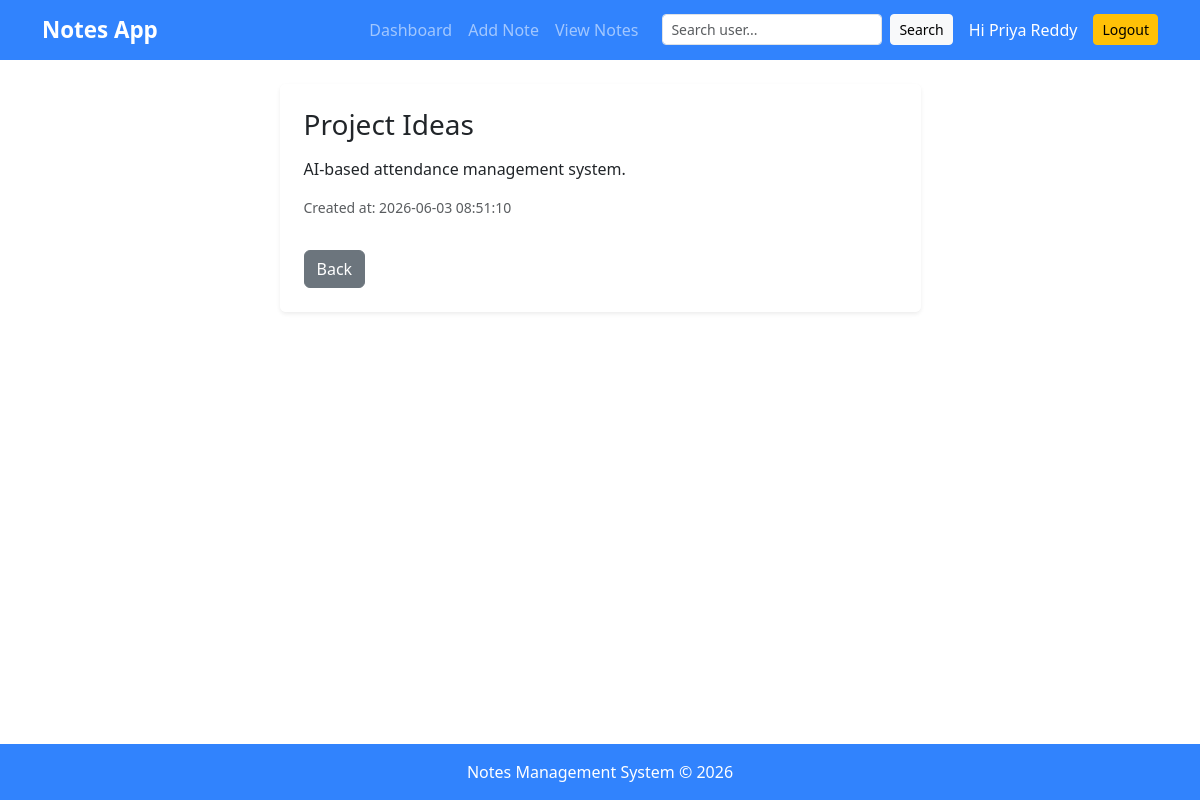
Screenshot of /viewnote/7 (signed in) with the database file from the repository.
### tables this page shows
CREATE TABLE notes(
    id INTEGER PRIMARY KEY AUTOINCREMENT,
    title TEXT NOT NULL,
    content TEXT NOT NULL,
    user_id INTEGER, created_at TEXT,
    FOREIGN KEY(user_id) REFERENCES users(id)
);

### app.py (the view)
@app.route('/viewnote/<int:note_id>')
@login_required
def viewnote(note_id):
    conn = get_db_connection()
    cur = conn.cursor()
    cur.execute("SELECT * FROM notes WHERE id=? AND user_id=?", (note_id, session['user_id']))
    note = cur.fetchone()
    cur.close()
    conn.close()
    if not note:
        flash('Note not found or access denied', 'danger')
        return redirect(url_for('viewnotes'))
    return render_template('singlenote.html', note=note)

### app.py (called while the page is built)
def get_db_connection():
    conn = sqlite3.connect("notes.db")
    conn.row_factory = sqlite3.Row
    return conn

def login_required(f):
    @wraps(f)
    def wrapper(*args, **kwargs):
        if 'user_id' not in session:
            return redirect(url_for('login'))
        return f(*args, **kwargs)
    return wrapper

### Templates/singlenote.html (shortened to what this page needs)
{% extends 'base.html' %}
{% block content %}
<div class="row justify-content-center">
  <div class="col-md-8 col-lg-7">
    <div class="card shadow-sm">
      <div class="card-body p-4">
        <h3>{{ note.title }}</h3>
        <p class="mt-3">{{ note.content }}</p>
        <p class="text-muted small">Created at: {{ note.created_at }}</p>
        <a class="btn btn-secondary mt-3" href="{{ url_for('viewnotes') }}">Back</a>
      </div>
    </div>
  </div>
</div>
{% endblock %}

### rows the page displays
notes: title "Project Ideas", content "AI-based attendance management system.", created_at "2026-06-03 08:51:10"

### other values shown
{{ session.get('username') }} "Priya Reddy"
